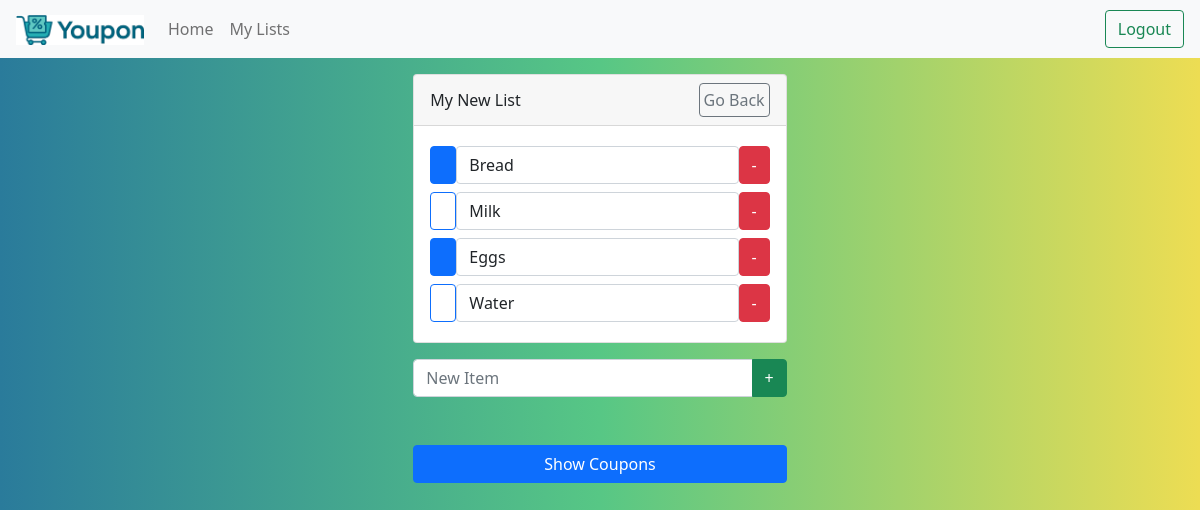
Page /13/ (signed in) on the committed database.
### main/models.py (models this page shows, shortened)
class List(models.Model):
    user = models.ForeignKey(User, on_delete = models.CASCADE, related_name="list", null=True)
    name = models.CharField(max_length = 200)

class Item(models.Model):
    list = models.ForeignKey(List, on_delete = models.CASCADE)
    text = models.CharField(max_length = 300)
    complete = models.BooleanField()

### main/views.py (the view, shortened to what this page needs)
# urls.py: path("<int:page_id>/", views.index, name="index"),
def index(request, page_id):
    ls = List.objects.get(id=page_id)
    if ls not in request.user.list.all():
        return HttpResponseForbidden("You're not allowed to access this list.")
    return render(request, "main/list.html", {"ls": ls})

### main/templates/main/list.html (shortened to what this page needs)
{% extends "main/base.html" %}
{% block content %}
    <div class="container-fluid p-3">
        <div class="row justify-content-center">
            <div class="col-12 col-md-6 col-lg-4">
                <div class="mb-3">
                    <div id="listview" class="card">
                        <form method="post" action="#">
                            <div class="card-header d-flex justify-content-between align-items-center">
                                <span>{{ls.name}}</span>
                                <button type="submit" name="save" value="save" class="btn btn-outline-secondary p-1">Go Back</button>
                            </div>
                            <div class="card-body">
                                <div class="list-group">
                                        {% for item in ls.item_set.all %}
                                            <div class="d-flex justify-content-between list-group-item border-0 py-1 px-0">
                                                <label class="btn btn-outline-primary" for="id_{{item.id}}"> </label>
                                                <input type="text" class="form-control" value="{{item.text}}">
                                                <button type="submit" name="delete_{{item.id}}" value="pressed" class="btn btn-danger"> - </button>
                                            </div>
                                        {% endfor %}
                                </div>
                            </div>
                        </form>
                    </div>
                </div>
                <div class="mb-3">
                    <form method="post" action="#">
                        <div class="input-group mb-3">
                            <input type="text" name="new" class="form-control" placeholder="New Item">
                            <button type="submit" name="newItem" value="newItem" class="btn btn-success">+</button>
                        </div>
                    </form>
                </div>
                <div class="mb-3">
                    <div class="d-grid my-5 mx-auto">
                        <a href="../applicable_{{ls.id}}" class="btn btn-primary">Show Coupons</a>
                    </div>
                </div>
            </div>
        </div>
    </div>
{% endblock %}

### main/templates/main/base.html (style rules this page uses)
body { background: #2A7B9B; background: linear-gradient(90deg, rgba(42, 123, 155, 1) 0%, rgba(87, 199, 133, 1) 50%, rgba(237, 221, 83, 1) 100%); }
.list-group { max-height: 250px; margin-bottom: 10px; overflow-y:scroll; -webkit-overflow-scrolling: touch; }

### rows in the picture
List: name "My New List"
Item: text "Bread"
Item: text "Milk"
Item: text "Eggs"
Item: text "Water"
